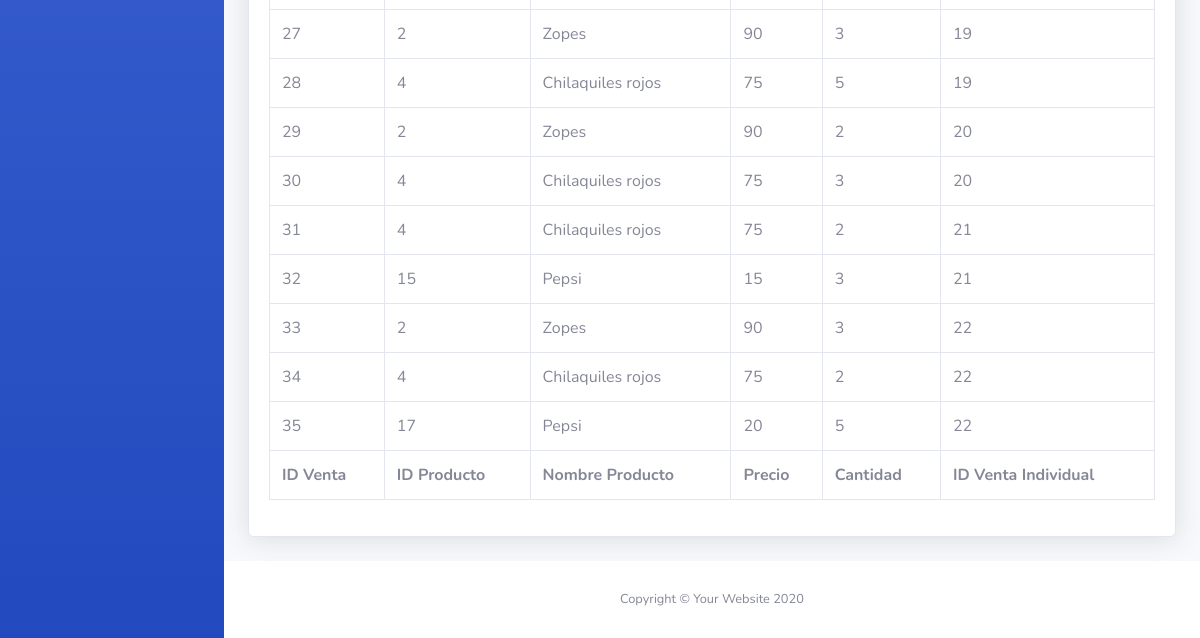
Page /testingTabla.php (lower part) on the earlier database version.
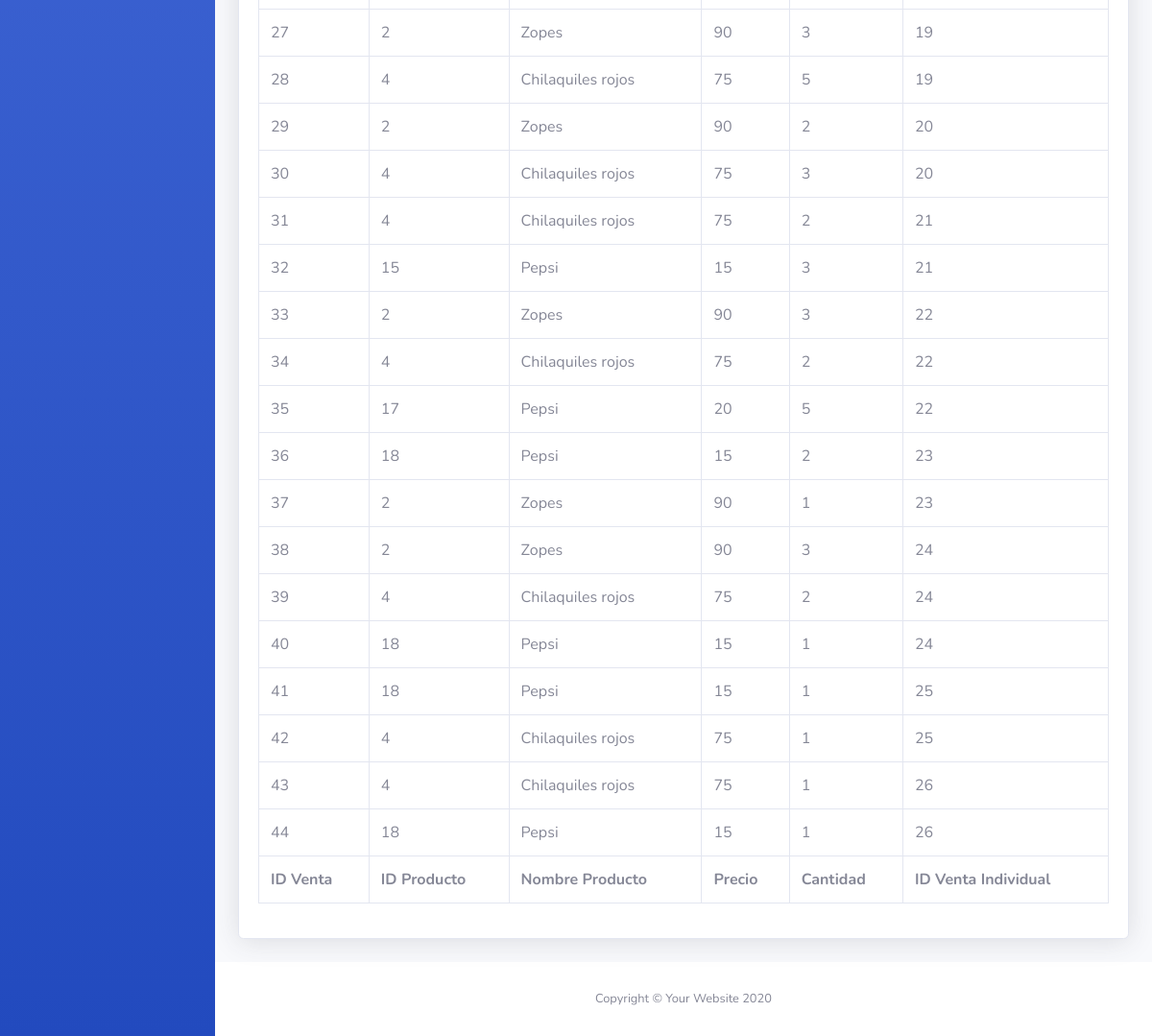
Same page on the later database version.
### tables this page shows
CREATE TABLE `selldetail` (
  `id_sellDetail` int(11) NOT NULL,
  `id_product` int(11) NOT NULL,
  `name_product` varchar(30) NOT NULL,
  `unitaryPrice_product` int(11) NOT NULL,
  `cuantity_sellDetail` int(11) NOT NULL,
  `id_sell` int(11) NOT NULL
);

### db.php (called while the page is built, shortened)
<?php
    class Conexion{
        private $driver = "mysql";
        private $host = "localhost";
        private $dbname = "respv";
        private $usuario = "root";
        private $contrasena = "";
        public function __construct(){
            try {
                $db = new PDO("{$this->driver}:host={$this->host};dbname={$this->dbname}",$this->usuario,$this->contrasena);
                $db->setAttribute(PDO::ATTR_ERRMODE, PDO::ERRMODE_EXCEPTION);
                return $db;
            } catch (PDOException $e) {
                echo "Ha ocurrido un error al conectarse a la base de datos" . $e->getMessage();
            }
        }
    }
?>

### usuarios/Modelo/usuarios.php (called while the page is built, shortened)
<?php
    require_once(__DIR__.'/../../db.php');
    class Usuarios extends Conexion{
        public function __construct(){
            $this->db = parent::__construct();
        }
        public function getTabla($nombreTabla){
            $rows = null;
            $statement = $this->db->prepare("SELECT * FROM $nombreTabla");
            $statement->execute();
            while ($result = $statement->fetch()) {
                $rows[] = $result;
            }
            return $rows;
        }
    }
?>

### testingTabla.php (the view, shortened to what this page needs)
<?php
require_once("usuarios/Modelo/usuarios.php");
$ModeloUsuarios = new Usuarios();
?>
<!DOCTYPE html>
<html lang="en">
<head>
    <link href="vendor/fontawesome-free/css/all.min.css" rel="stylesheet" type="text/css">
    <link href="css/sb-admin-2.min.css" rel="stylesheet">
    <link href="vendor/datatables/dataTables.bootstrap4.min.css" rel="stylesheet">
</head>
<body id="page-top">
    <div id="wrapper">
        <ul class="navbar-nav bg-gradient-primary sidebar sidebar-dark accordion" id="accordionSidebar">
        </ul>
        <div id="content-wrapper" class="d-flex flex-column">
            <div id="content">
                <div class="container-fluid">
                    <div class="card shadow mb-4">
                        <div class="card-body">
                            <div class="table-responsive">
                                <table class="table table-bordered" id="dataTable" width="100%" cellspacing="0">
                                    <tfoot>
                                        <tr>
                                            <th>ID Venta</th>
                                            <th>ID Producto</th>
                                            <th>Nombre Producto</th>
                                            <th>Precio</th>
                                            <th>Cantidad </th>
                                            <th>ID Venta Individual</th>
                                        </tr>
                                    </tfoot>
                                    <tbody>
                                       <?php
                                        $nombreTabla = "selldetail";
                                        $detalles = $ModeloUsuarios -> getTabla($nombreTabla);
                                        foreach($detalles as $detalle){
                                        ?>
                                        <tr>
                                            <td><?php echo $detalle['id_sellDetail'] ?></td>
                                            <td><?php echo $detalle['id_product'] ?></td>
                                            <td><?php echo $detalle['name_product'] ?></td>
                                            <td><?php echo $detalle['unitaryPrice_product'] ?></td>
                                            <td><?php echo $detalle['cuantity_sellDetail'] ?></td>
                                            <td><?php echo $detalle['id_sell'] ?></td>
                                        </tr>
                                        <?php
                                        }
                                        ?>
                                    </tbody>
                                </table>
                            </div>
                        </div>
                    </div>
                </div>
            </div>
            <footer class="sticky-footer bg-white">
                <div class="container my-auto">
                    <div class="copyright text-center my-auto">
                        <span>Copyright &copy; Your Website 2020</span>
                    </div>
                </div>
            </footer>
        </div>
    </div>
</body>
</html>

Differences in the rows shown:
added selldetail: id_sellDetail "36", id_product "18", name_product "Pepsi", unitaryPrice_product "15", cuantity_sellDetail "2", id_sell "23"
added selldetail: id_sellDetail "37", id_product "2", name_product "Zopes", unitaryPrice_product "90", cuantity_sellDetail "1", id_sell "23"
added selldetail: id_sellDetail "38", id_product "2", name_product "Zopes", unitaryPrice_product "90", cuantity_sellDetail "3", id_sell "24"
added selldetail: id_sellDetail "39", id_product "4", name_product "Chilaquiles rojos", unitaryPrice_product "75", cuantity_sellDetail "2", id_sell "24"
added selldetail: id_sellDetail "40", id_product "18", name_product "Pepsi", unitaryPrice_product "15", cuantity_sellDetail "1", id_sell "24"
added selldetail: id_sellDetail "41", id_product "18", name_product "Pepsi", unitaryPrice_product "15", cuantity_sellDetail "1", id_sell "25"
added selldetail: id_sellDetail "42", id_product "4", name_product "Chilaquiles rojos", unitaryPrice_product "75", cuantity_sellDetail "1", id_sell "25"
added selldetail: id_sellDetail "43", id_product "4", name_product "Chilaquiles rojos", unitaryPrice_product "75", cuantity_sellDetail "1", id_sell "26"
added selldetail: id_sellDetail "44", id_product "18", name_product "Pepsi", unitaryPrice_product "15", cuantity_sellDetail "1", id_sell "26"
